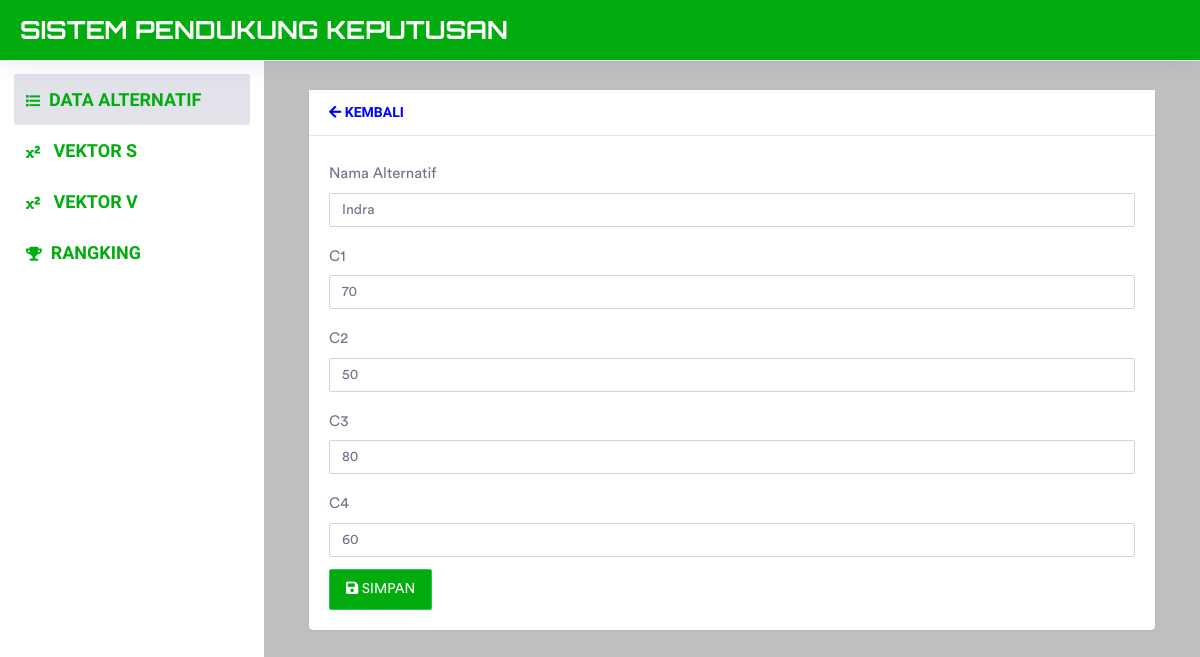
The page /SPK/edit_alternatif/1 on the database its author committed.
### tables this page shows
CREATE TABLE `tabel_alternatif` (
  `id_alternatif` int(11) NOT NULL,
  `nama` varchar(255) NOT NULL,
  `c1` int(11) NOT NULL,
  `c2` int(11) NOT NULL,
  `c3` int(11) NOT NULL,
  `c4` int(11) NOT NULL
);

### application/controllers/SPK.php (called while the page is built, shortened)
<?php
class SPK extends CI_Controller
{
    public function __construct()
    {
        $this->load->model('WP_model');
    }
    public function edit_alternatif($id_alternatif)
    {
        $data['alternatif'] = $this->WP_model->select_condition('tabel_alternatif', array('id_alternatif' => $id_alternatif))->row();
        $this->load->view('e_alternatif', $data);
    }
}

### index.php (called while the page is built, shortened)
<?php
require_once BASEPATH.'core/CodeIgniter.php';

### application/models/WP_model.php (called while the page is built, shortened)
<?php
class WP_model extends CI_Model
{
	public function select_condition($tabel, $kondisi)
	{
		return $this->db->get_where($tabel, $kondisi);
    }
}

### application/views/e_alternatif.php (the view, shortened to what this page needs)
<!DOCTYPE html>
<html lang="en">
<head>
</head>
<body>
    <div class="dashboard-main-wrapper">
        <div class="dashboard-wrapper">
            <div class="dashboard-ecommerce">
                <div class="container-fluid dashboard-content ">
                    <div class="col-xl-12 col-lg-12 col-md-12 col-sm-12 col-12">
                        <div class="card">
                            <form action="<?=base_url()?>SPK/editAlternatif" method="post" enctype="multipart/form-data">
                                    <div class="card-header">
                                        <a class="kembali" href="<?php echo base_url() ?>SPK/index">
                                            <i class="fas fa-arrow-left"></i>
                                            KEMBALI
                                        </a>
                                    </div>
                                    <div class="card-body">
                                        <div class="form-group">
                                            <label for="inputText3" class="col-form-label">Nama Alternatif</label>
                                            <input id="inputText3" type="text" name="nama" class="form-control" value="<?=$alternatif->nama?>">
                                        </div>
                                        <div class="form-group">
                                            <label for="inputText3" class="col-form-label">C1</label>
                                            <input id="inputText3" type="number" name="c1" class="form-control" value="<?=$alternatif->c1?>">
                                        </div>
                                        <div class="form-group">
                                            <label for="inputText3" class="col-form-label">C2</label>
                                            <input id="inputText3" type="number" name="c2" class="form-control" value="<?=$alternatif->c2?>">
                                        </div>
                                        <div class="form-group">
                                            <label for="inputText3" class="col-form-label">C3</label>
                                            <input id="inputText3" type="number" name="c3" class="form-control" value="<?=$alternatif->c3?>">
                                        </div>
                                        <div class="form-group">
                                            <label for="inputText3" class="col-form-label">C4</label>
                                            <input id="inputText3" type="number" name="c4" class="form-control" value="<?=$alternatif->c4?>">
                                        </div>
                                        <button type="submit" class="btn btn-success"><i class="fas fa-save"></i> SIMPAN</button>
                                    </div>
                            </form>
                        </div>
                    </div>
                </div>
            </div>
        </div>
    </div>
</body>
</html>

### assets/styles/style.css (style rules this page uses)
.dashboard-wrapper { background-color: silver; }
.kembali, .kembali:hover { color: blue; }
.btn-success { background-color: #03ac0e; }
.card-header { font-family: 'Electrolize', sans-serif; font-weight:bold; }

### rows shown on the page
tabel_alternatif: nama "Indra", c1 "70", c2 "50", c3 "80", c4 "60"
